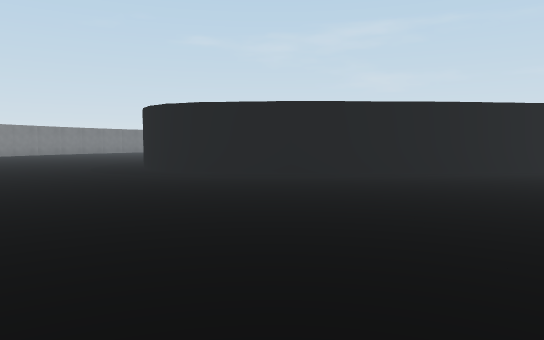
View 1 (above)

23 first-person views from a walk through a Unity game level. The camera is 1.2 m above the floor, tilts 4° down and sees 70° across. The floor is counted in squares, 2 m on a side. Each view is taken from the middle of a square. On the plan, view 1 faces up. The plan holds only what a view shows up to about 11 squares ahead; the rest is blank. The place goes on beyond the plan. The player is left out.

View 2
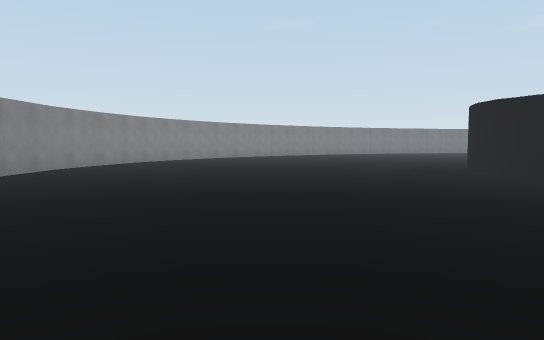

View 3
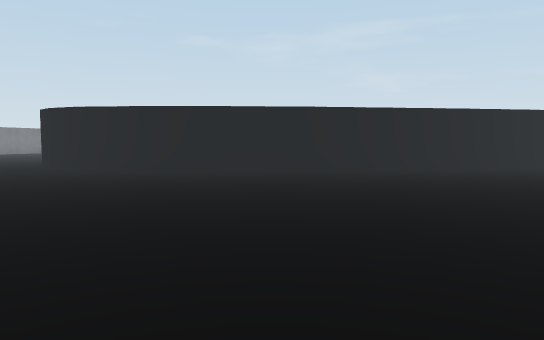

View 4
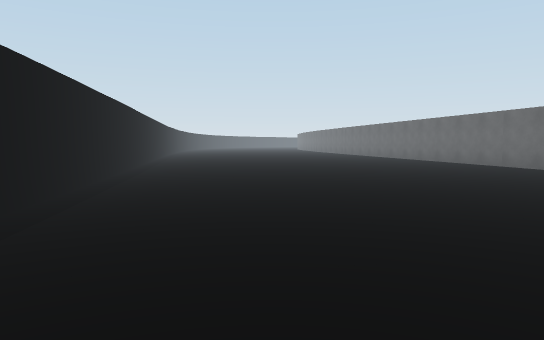

View 5
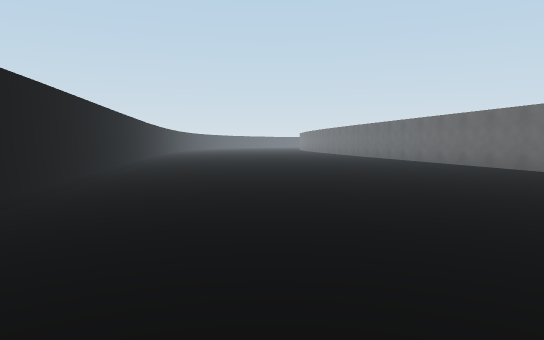

View 6
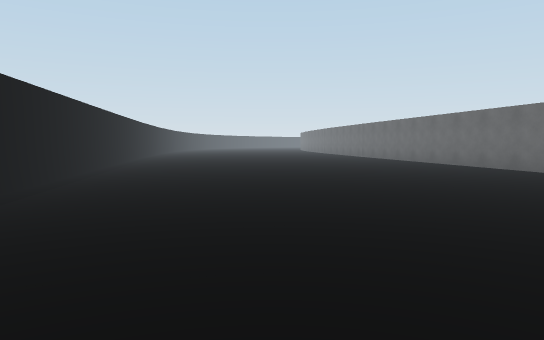

View 7
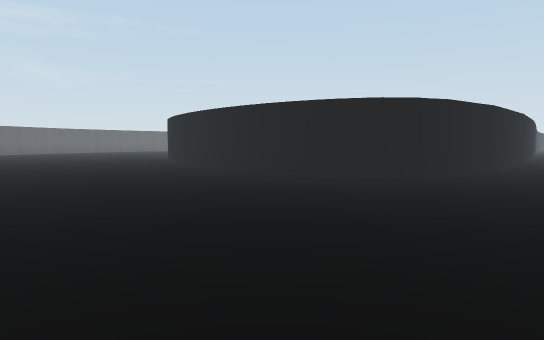

View 8
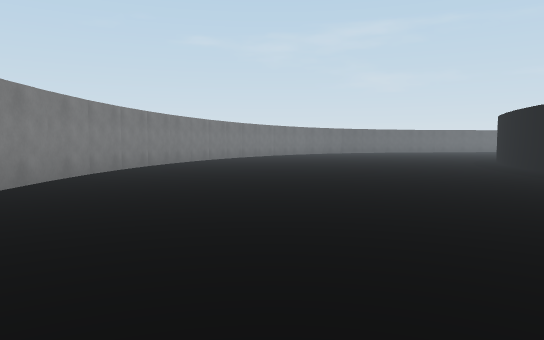

View 9
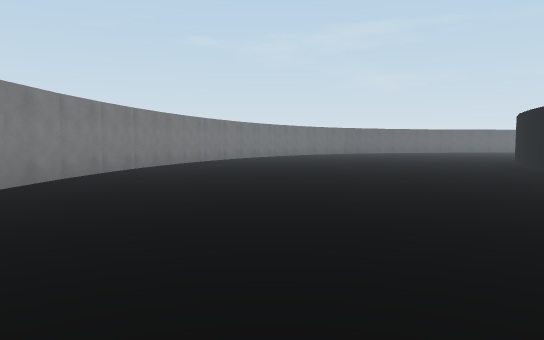

View 10
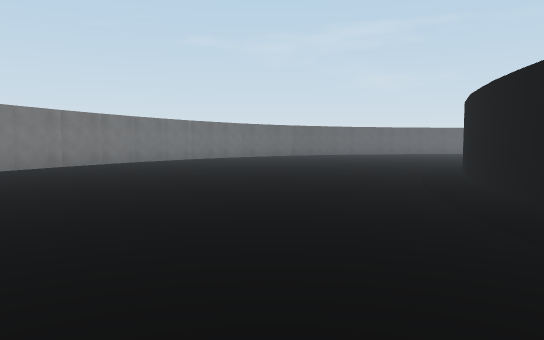

View 11
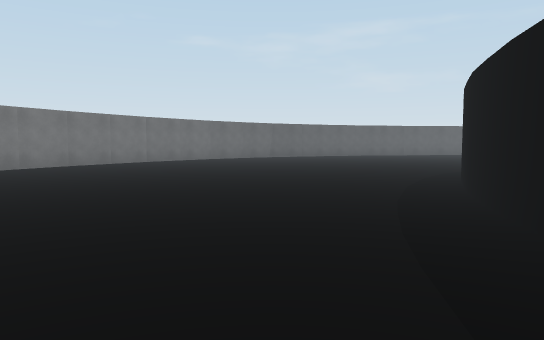

View 12
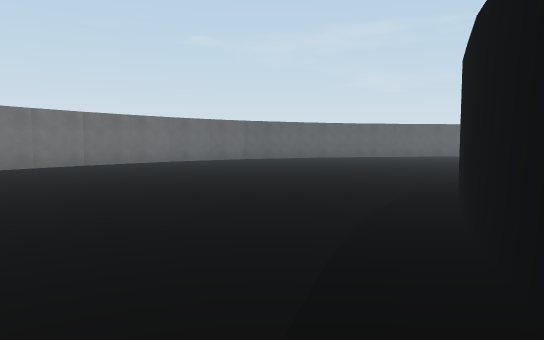

View 13
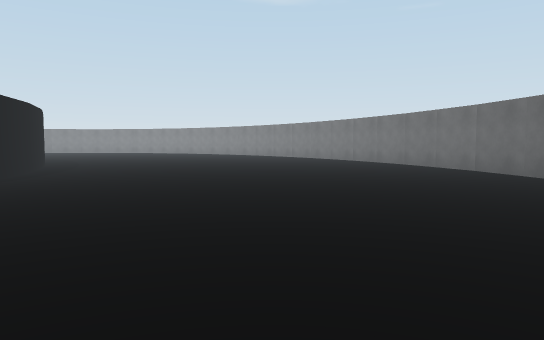

View 14
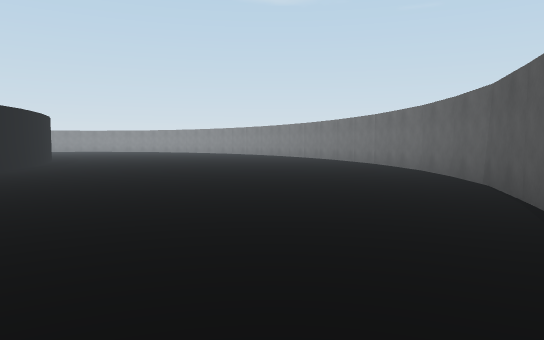

View 15
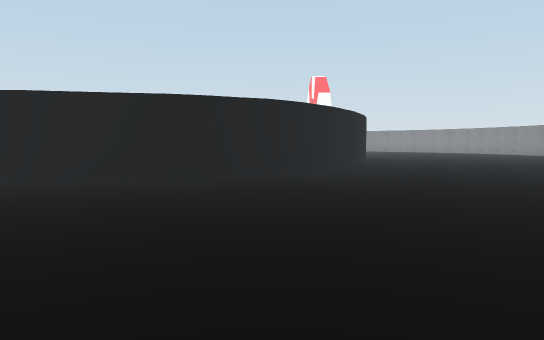

View 16
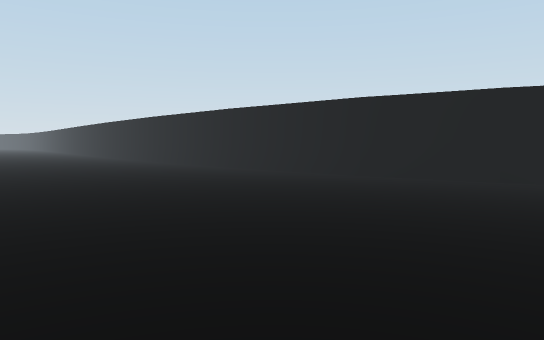

View 17
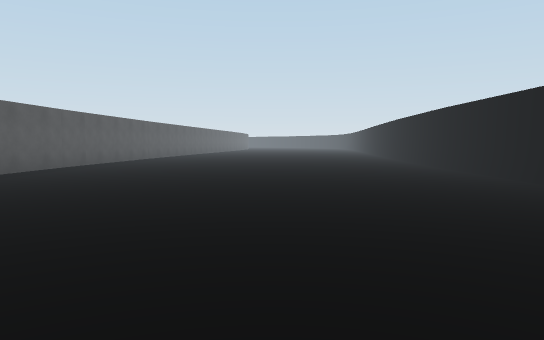

View 18
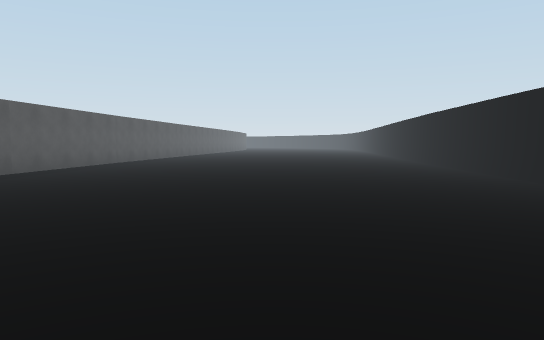

View 19
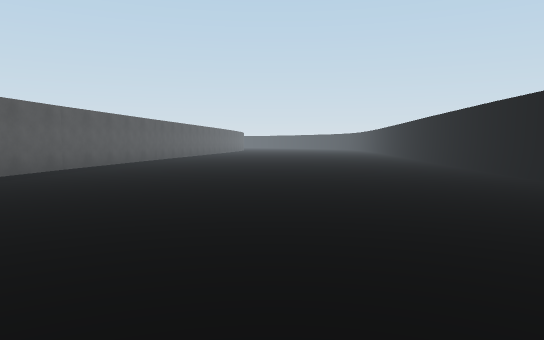

View 20
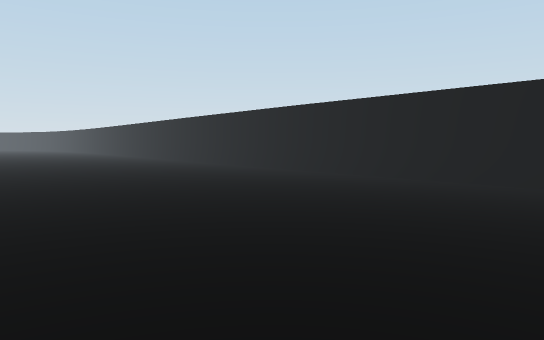

View 21
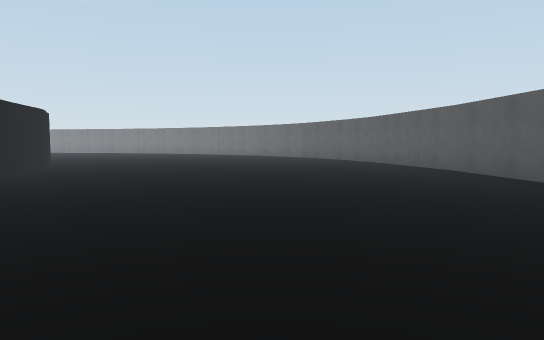

View 22
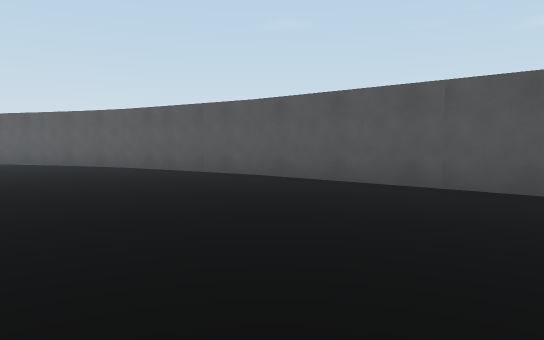

View 23
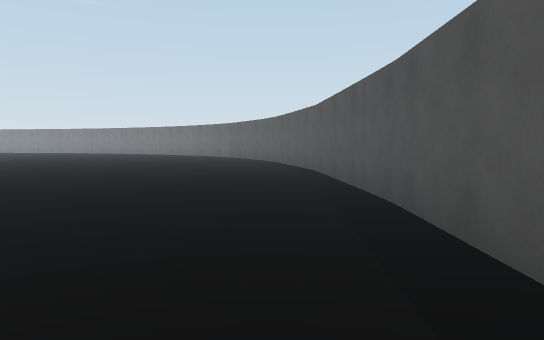

### Floor plan
Points are (right, up) in squares from view 1. A wall is a line through its corners. A room is listed if a view was taken in it or the views show most of it. See-through windows are left out.
Room 1 (views 1, 2, 3, 4, 5, 6, 7, 8, 9, 10, 11, 12, 13, 14, 15, 16, 17, 18, 19, 20, 21, 22, 23)
walls: (-0.7, 19.1) (0.1, 19.8); (-1.5, 18.1) (-0.6, 19.2); (0, 19.8) (1.7, 20.5); (0.6, 20) (1.1, 20.3); (-2.1, 16.9) (-1.4, 18.2); (1.6, 20.4) (3.9, 21); (-2.7, 15.5) (-2.1, 17); (3.7, 20.9) (8.2, 21.2); (-3.3, 13.3) (-2.7, 15.6); (-3.5, 11.9) (-3.3, 13.4); (-3.4, 10.6) (-3.5, 12); (-7.3, 25.4) (-8.9, 23.2); (-8.9, 23.3) (-10.3, 20.9); (-4.9, 27.4) (-7.4, 25.4); (8.1, 21.3) (19.1, 20.3); (-10.2, 21) (-11.7, 17.4); (-3.2, 9.5) (-3.4, 10.8); (-2.4, 28.7) (-5, 27.3); (-3, 9.1) (-3.2, 9.7); (-1, 29.2) (-2.4, 28.6); (-2.6, 8.5) (-3.1, 9.3); (-11.6, 17.5) (-11.9, 16.3); (-1.8, 8) (-2.2, 8.1) (-2.7, 8.7); (-12, 16.4) (-12.4, 13.6); (0.5, 7.6) (-1.5, 7.8) (-1.9, 8); (2.1, 7.7) (0.3, 7.6); (4.9, 30.1) (2.6, 29.9) (-1.2, 29.2); (-12.5, 13.7) (-12.5, 9.9); (5.6, 8) (2, 7.5); (-10.9, 4.7) (-10.5, 4.1); (-10.6, 4.1) (-9.6, 2.7) (-8.3, 1.5); (13.6, 30) (4.8, 30.3); (19.1, 10.4) (5.5, 7.8); (19.1, 29.4) (13.5, 29.9); (12.6, -0.1) (19.1, 1.2)

Positions as (right, up) in squares from view 1, and headings:
1: (0, 0), facing up
2: (0, 0), facing up-left
3: (3, -1), facing up
4: (4, 6), facing right
5: (7, 6), facing right
6: (8, 6), facing right
7: (-9, 5), facing up-right
8: (-9, 5), facing up
9: (-9, 6), facing up
10: (-6, 9), facing up
11: (-5, 11), facing up
12: (-4, 13), facing up
13: (0, 26), facing down-left
14: (1, 29), facing down-left
15: (0, 27), facing down
16: (0, 27), facing down-right
17: (2, 25), facing right
18: (5, 25), facing right
19: (8, 25), facing right
20: (10, 27), facing down-right
21: (11, 26), facing left
22: (8, 25), facing up-left
23: (11, 29), facing left
